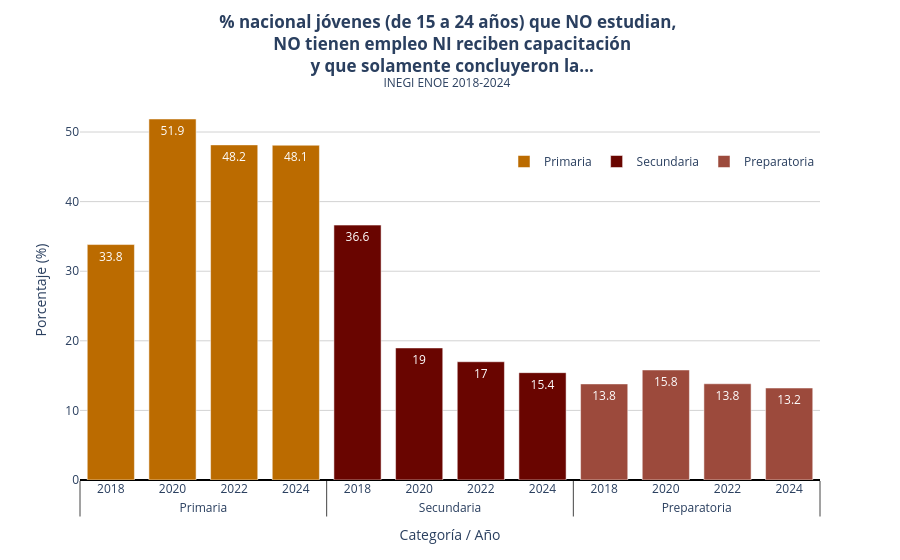

Notebook code for this chart:
### Markdown cell above
## NINIS por nivel educativo

### Code cell
df = pd.read_excel(path + "/8.6.1A_sh_es.xls", sheet_name=0, header = None)
df = df.iloc[9:-39] # Eliminar todos los renglones de texto, solo dejar el nacional
#df.columns = df.iloc[0] # El encabezado es el primer renglón
#df = df[1:] # Eliminar el primer renglon (ya es el encazabezado)
cols = [1,4, 6, 7, 46, 48, 49, 88, 90, 91, 104, 106, 107]
df = df.iloc[:, cols]
df.columns = ["Entidad", "Primaria2024", "Secundaria2024", "Preparatoria2024", "Primaria2022", "Secundaria2022", "Preparatoria2022", "Primaria2020", "Secundaria2020", "Preparatoria2020", "Primaria2018", "Secundaria2018", "Preparatoria2018"]
df_long = df.melt(
    id_vars=['Entidad'],
    var_name='Variable',
    value_name='Valor'
)

# 3. Separamos el Nivel y el Año (extrayendo los últimos 4 caracteres para el año)
df_long['Año'] = df_long['Variable'].str[-4:]
df_long['Nivel'] = df_long['Variable'].str[:-4]

# Limpiamos las columnas innecesarias y ordenamos
df_long = df_long[['Entidad', 'Año', 'Nivel', 'Valor']].sort_values(['Año'], ascending=[True])
df_long['Valor'] = df_long['Valor'].apply(pd.to_numeric, errors='coerce').astype(float)

colores = {
    "Primaria": "#bb6b00",
    "Secundaria": "#690500",
    "Preparatoria": "#9C4A3C"
}
fig = go.Figure()

# Para que no se apilen y queden una al lado de la otra con el mismo color por Nivel:
for nivel in df_long['Nivel'].unique():
    df_filtrado = df_long[df_long['Nivel'] == nivel]

    fig.add_trace(go.Bar(
        x=[df_filtrado['Nivel'], df_filtrado['Año']], # Eje X multi-nivel
        y=df_filtrado['Valor'],
        name=nivel,
        marker_color=colores.get(nivel, '#333'), # Asigna color por categoría
        text=df_filtrado['Valor'].round(1),      # Muestra el dato sobre la barra
        textposition='auto',
        customdata=df_filtrado['Año'],
        hovertemplate=(
            "<b>Nivel:</b> " + nivel + "<br>" +
            "<b>Año:</b> %{customdata}<br>" +
            "<b>Porcentaje:</b> %{y:.2f}%<br>" +
            "<extra></extra>" # Esto oculta el nombre del trace a la derecha
        )
    ))

# Configuración visual Pro
fig.update_layout(
    title={
        'text': "<b>% nacional jóvenes (de 15 a 24 años) que NO estudian, <br> NO tienen empleo NI reciben capacitación<br> y que solamente concluyeron la...</b><br><sup>INEGI ENOE 2018-2024</sup><span style='font-size:12px'>  </span>",
        'y':0.95, 'x':0.5, 'xanchor': 'center', 'yanchor': 'top'
    },
    xaxis_title="Categoría / Año",
    yaxis_title="Porcentaje (%)",
    barmode='group',
    template="plotly_white", # Fondo blanco limpio
    bargap=0.15,            # Espacio entre grupos
    bargroupgap=0.1,        # Espacio entre barras del mismo grupo
    showlegend=True,
    legend=dict(
        orientation="h",
        yanchor="bottom",
        y=0.8,
        xanchor="right",
        x=1
    )
)

# Mejorar el formato de los números en el eje Y
fig.update_yaxes(gridcolor='LightGrey', zerolinecolor='Black')

fig.show()

### Figure 1 — Plotly figure (JSON) as saved in the notebook; plotly's stock layout.template omitted (floating-point values rounded to 4 significant figures)
{"data": [{"customdata": ["2018", "2020", "2022", "2024"], "hovertemplate": "<b>Nivel:</b> Primaria<br><b>Año:</b> %{customdata}<br><b>Porcentaje:</b> %{y:.2f}%<br><extra></extra>", "marker": {"color": "#bb6b00"}, "name": "Primaria", "text": [33.8, 51.9, 48.2, 48.1], "textposition": "auto", "type": "bar", "x": [["Primaria", "Primaria", "Primaria", "Primaria"], ["2018", "2020", "2022", "2024"]], "y": [33.83, 51.87, 48.15, 48.1]}, {"customdata": ["2018", "2020", "2022", "2024"], "hovertemplate": "<b>Nivel:</b> Secundaria<br><b>Año:</b> %{customdata}<br><b>Porcentaje:</b> %{y:.2f}%<br><extra></extra>", "marker": {"color": "#690500"}, "name": "Secundaria", "text": [36.6, 19.0, 17.0, 15.4], "textposition": "auto", "type": "bar", "x": [["Secundaria", "Secundaria", "Secundaria", "Secundaria"], ["2018", "2020", "2022", "2024"]], "y": [36.63, 18.98, 16.99, 15.42]}, {"customdata": ["2018", "2020", "2022", "2024"], "hovertemplate": "<b>Nivel:</b> Preparatoria<br><b>Año:</b> %{customdata}<br><b>Porcentaje:</b> %{y:.2f}%<br><extra></extra>", "marker": {"color": "#9C4A3C"}, "name": "Preparatoria", "text": [13.8, 15.8, 13.8, 13.2], "textposition": "auto", "type": "bar", "x": [["Preparatoria", "Preparatoria", "Preparatoria", "Preparatoria"], ["2018", "2020", "2022", "2024"]], "y": [13.81, 15.81, 13.83, 13.21]}], "layout": {"bargap": 0.15, "bargroupgap": 0.1, "barmode": "group", "legend": {"orientation": "h", "x": 1, "xanchor": "right", "y": 0.8, "yanchor": "bottom"}, "showlegend": true, "title": {"text": "<b>% nacional jóvenes (de 15 a 24 años) que NO estudian, <br> NO tienen empleo NI reciben capacitación<br> y que solamente concluyeron la...</b><br><sup>INEGI ENOE 2018-2024</sup><span style='font-size:12px'>  </span>", "x": 0.5, "xanchor": "center", "y": 0.95, "yanchor": "top"}, "xaxis": {"title": {"text": "Categoría / Año"}}, "yaxis": {"gridcolor": "LightGrey", "title": {"text": "Porcentaje (%)"}, "zerolinecolor": "Black"}}}
